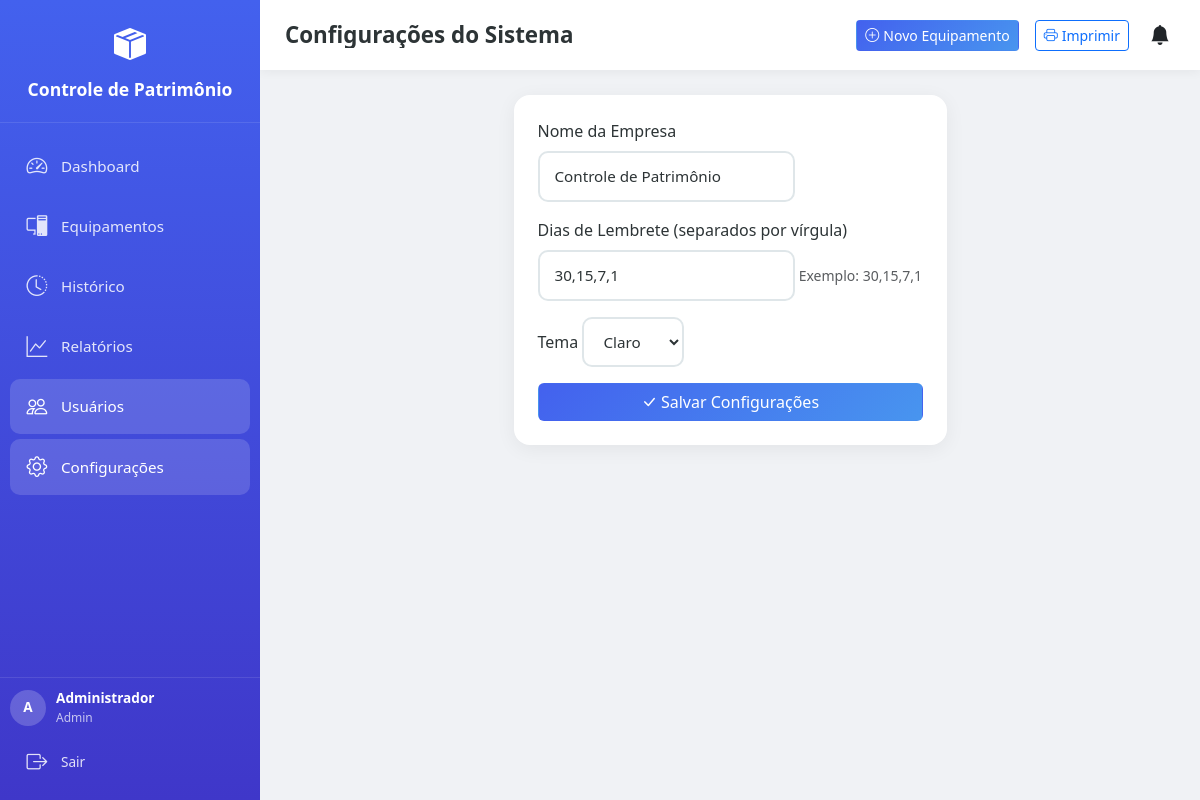
Page /admin/configuracoes (signed in) on the committed database.
### app/models/models.py (models this page shows, shortened)
class Configuracao(db.Model):
    __tablename__ = 'configuracoes'
    id = db.Column(db.Integer, primary_key=True)
    nome_empresa = db.Column(db.String(200), default='Controle de Patrimônio')
    logo = db.Column(db.String(200), nullable=True)
    dias_lembrete_manutencao = db.Column(db.String(50), default='30,15,7,1')
    tema = db.Column(db.String(20), default='claro')
    data_atualizacao = db.Column(db.DateTime, default=datetime.now, onupdate=datetime.now)

class Usuario(UserMixin, db.Model):
    __tablename__ = 'usuarios'
    id = db.Column(db.Integer, primary_key=True)
    nome = db.Column(db.String(100), nullable=False)
    username = db.Column(db.String(50), unique=True, nullable=False)
    email = db.Column(db.String(120), unique=True, nullable=False)
    password_hash = db.Column(db.String(256), nullable=False)
    is_admin = db.Column(db.Boolean, default=False)
    ativo = db.Column(db.Boolean, default=True)
    data_criacao = db.Column(db.DateTime, default=datetime.now)
    equipamentos = db.relationship('Equipamento', backref='usuario_cadastro', lazy=True)

### app/routes/admin.py (the view, shortened to what this page needs)
@bp.route('/configuracoes', methods=['GET', 'POST'])
@login_required
@admin_required
def configuracoes():
    config = Configuracao.query.first()
    return render_template('configuracoes.html', config=config)

### app/__init__.py (called while the page is built)
def create_app():
    app = Flask(__name__)
    app.config.from_object(Config)
    db.init_app(app)
    login_manager.init_app(app)
    login_manager.login_view = 'auth.login'
    login_manager.login_message = 'Por favor, faça login para acessar esta página.'
    login_manager.login_message_category = 'warning'
    with app.app_context():
        from app.routes import auth, main, api, admin
        app.register_blueprint(auth.bp)
        app.register_blueprint(main.bp)
        app.register_blueprint(api.bp, url_prefix='/api')
        app.register_blueprint(admin.bp, url_prefix='/admin')
        db.create_all()
        criar_admin_padrao()
        criar_config_padrao()
    @app.context_processor
    def inject_date():
        from datetime import date
        return dict(date=date)
    return app

### app/routes/admin.py (called while the page is built)
def admin_required(f):
    from functools import wraps
    @wraps(f)
    def decorated_function(*args, **kwargs):
        if not current_user.is_authenticated or not current_user.is_admin:
            flash('Acesso restrito a administradores.', 'danger')
            return redirect(url_for('main.dashboard'))
        return f(*args, **kwargs)
    return decorated_function

### app/routes/auth.py (called while the page is built)
@login_manager.user_loader
def load_user(user_id):
    return Usuario.query.get(int(user_id))

### app/templates/configuracoes.html (shortened to what this page needs)
{% extends "base.html" %}
{% block page_title %}Configurações do Sistema{% endblock %}
{% block content %}
<div class="row justify-content-center">
    <div class="col-12 col-md-8 col-lg-6">
        <div class="card-modern p-3 p-md-4">
            <form method="POST">
                <div class="mb-3">
                    <label class="form-label">Nome da Empresa</label>
                    <input type="text" name="nome_empresa" class="form-control-modern" value="{{ config.nome_empresa }}" required>
                </div>
                <div class="mb-3">
                    <label class="form-label">Dias de Lembrete (separados por vírgula)</label>
                    <input type="text" name="dias_lembrete" class="form-control-modern" value="{{ config.dias_lembrete_manutencao }}" required>
                    <small class="text-muted">Exemplo: 30,15,7,1</small>
                </div>
                <div class="mb-3">
                    <label class="form-label">Tema</label>
                    <select name="tema" class="form-control-modern">
                        <option value="claro" {% if config.tema=='claro' %}selected{% endif %}>Claro</option>
                    </select>
                </div>
                <button type="submit" class="btn btn-primary-modern w-100 w-md-auto"><i class="bi bi-check-lg me-1"></i>Salvar Configurações</button>
            </form>
        </div>
    </div>
</div>
{% endblock %}

### app/templates/base.html (shortened to what this page needs)
<!DOCTYPE html>
<html lang="pt-BR" data-theme="{{ config.tema if config else 'claro' }}">
<head>
    <link href="https://cdn.jsdelivr.net/npm/bootstrap@5.3.2/dist/css/bootstrap.min.css" rel="stylesheet">
    <link rel="stylesheet" href="https://cdn.jsdelivr.net/npm/bootstrap-icons@1.11.1/font/bootstrap-icons.css">
    <link rel="stylesheet" href="/static/css/style.css">
</head>
<body>
    {% if current_user.is_authenticated %}
    <nav class="sidebar" id="sidebar">
        <div class="sidebar-header">
            <div class="logo-icon"><i class="bi bi-box-seam-fill"></i></div>
            <div class="logo-text">{{ config.nome_empresa if config else 'Patrimônio' }}</div>
        </div>
        <div class="sidebar-nav">
            <div class="nav-item">
                <a href="{{ url_for('main.dashboard') }}" class="nav-link {% if request.endpoint == 'main.dashboard' %}active{% endif %}">
                    <i class="bi bi-speedometer2"></i>
                    <span class="nav-text">Dashboard</span>
                </a>
            </div>
            <div class="nav-item">
                <a href="{{ url_for('main.equipamentos') }}" class="nav-link {% if request.endpoint.startswith('main.equipamento') %}active{% endif %}">
                    <i class="bi bi-pc-display"></i>
                    <span class="nav-text">Equipamentos</span>
                </a>
            </div>
            {% if current_user.is_admin %}
            <div class="nav-item">
                <a href="{{ url_for('main.historico') }}" class="nav-link {% if request.endpoint == 'main.historico' %}active{% endif %}">
                    <i class="bi bi-clock-history"></i>
                    <span class="nav-text">Histórico</span>
                </a>
            </div>
            {% endif %}
            <div class="nav-item">
                <a href="{{ url_for('main.relatorios') }}" class="nav-link {% if request.endpoint == 'main.relatorios' %}active{% endif %}">
                    <i class="bi bi-graph-up"></i>
                    <span class="nav-text">Relatórios</span>
                </a>
            </div>
            {% if current_user.is_admin %}
            <div class="nav-item">
                <a href="{{ url_for('admin.usuarios') }}" class="nav-link {% if request.endpoint.startswith('admin.') %}active{% endif %}">
                    <i class="bi bi-people"></i>
                    <span class="nav-text">Usuários</span>
                </a>
            </div>
            <div class="nav-item">
                <a href="{{ url_for('admin.configuracoes') }}" class="nav-link {% if request.endpoint == 'admin.configuracoes' %}active{% endif %}">
                    <i class="bi bi-gear"></i>
                    <span class="nav-text">Configurações</span>
                </a>
            </div>
            {% endif %}
        </div>
        <div class="sidebar-footer">
            <div class="user-info">
                <div class="user-avatar">{{ current_user.nome[0] }}</div>
                <div>
                    <div style="font-weight:600;">{{ current_user.nome }}</div>
                    <div style="opacity:0.7; font-size:0.75rem;">{{ 'Admin' if current_user.is_admin else 'Usuário' }}</div>
                </div>
            </div>
            <a href="{{ url_for('auth.logout') }}" class="nav-link mt-2" style="font-size:0.85rem;">
                <i class="bi bi-box-arrow-right"></i>
                <span class="nav-text">Sair</span>
            </a>
        </div>
    </nav>
    {% endif %}
    <div class="main-content">
        {% if current_user.is_authenticated %}
        <div class="topbar no-print">
            <h1 class="page-title">{% block page_title %}Dashboard{% endblock %}</h1>
            <div class="d-flex align-items-center gap-2 gap-md-3">
                <a href="{{ url_for('main.equipamento_novo') }}" class="btn btn-sm btn-primary-modern no-print d-none d-md-inline-flex">
                    <i class="bi bi-plus-circle me-1"></i> Novo Equipamento
                </a>
                <a href="{{ url_for('main.impressao') }}" target="_blank" class="btn btn-sm btn-outline-primary no-print d-none d-md-inline-flex">
                    <i class="bi bi-printer me-1"></i> Imprimir
                </a>
                <div class="dropdown no-print">
                    <button class="btn btn-link text-dark position-relative p-1" data-bs-toggle="dropdown">
                        <i class="bi bi-bell-fill fs-5"></i>
                    </button>
                </div>
            </div>
        </div>
        {% endif %}
        <div class="content-area">
            {% block content %}{% endblock %}
        </div>
    </div>
</body>
</html>

### app/static/css/style.css (style rules this page uses)
.card-modern { animation: slideUp 0.4s ease forwards; }

### app/templates/base.html (style rules this page uses)
:root { --primary: #4361ee; --primary-light: #4895ef; --secondary: #3f37c9; --success: #4cc9f0; --danger: #f72585; --warning: #f9c74f; --info: #90e0ef; --light: #f8f9fa; --dark: #212529; --bg-body: #f0f2f5; --bg-card: #ffffff; --text-main: #2d3436; --text-muted: #636e72; --border-color: #dfe6e9; --sidebar-width: 260px; --sidebar-collapsed: 70px; }
* { box-sizing: border-box; }
body { font-family: 'Segoe UI', system-ui, -apple-system, sans-serif; background: var(--bg-body); color: var(--text-main); min-height: 100vh; overflow-x: hidden; -webkit-text-size-adjust: 100%; }
.sidebar { position: fixed; top: 0; left: 0; width: var(--sidebar-width); height: 100vh; background: linear-gradient(180deg, var(--primary) 0%, var(--secondary) 100%); color: white; z-index: 1000; transition: all 0.3s ease; display: flex; flex-direction: column; overflow-y: auto; -webkit-overflow-scrolling: touch; }
.sidebar-header { padding: 20px; text-align: center; border-bottom: 1px solid rgba(255,255,255,0.1); }
.logo-icon { font-size: 2rem; color: white; }
.logo-text { font-size: 1.1rem; font-weight: 700; margin-top: 8px; }
.sidebar-nav { flex: 1; padding: 15px 10px; }
.nav-item { margin-bottom: 5px; }
.nav-link { display: flex; align-items: center; padding: 12px 15px; color: rgba(255,255,255,0.85); text-decoration: none; border-radius: 10px; transition: all 0.2s; font-size: 0.95rem; }
.nav-link:hover, .nav-link.active { background: rgba(255,255,255,0.15); color: white; }
.nav-link i { font-size: 1.3rem; margin-right: 12px; min-width: 24px; text-align: center; }
.sidebar-footer { padding: 10px; border-top: 1px solid rgba(255,255,255,0.1); }
.user-info { display: flex; align-items: center; gap: 10px; font-size: 0.85rem; }
.user-avatar { width: 36px; height: 36px; border-radius: 50%; background: rgba(255,255,255,0.2); display: flex; align-items: center; justify-content: center; font-weight: bold; flex-shrink: 0; }
.main-content { margin-left: var(--sidebar-width); min-height: 100vh; transition: margin-left 0.3s ease; padding-bottom: 80px; }
.topbar { background: var(--bg-card); padding: 15px 25px; display: flex; align-items: center; justify-content: space-between; box-shadow: 0 2px 10px rgba(0,0,0,0.05); position: sticky; top: 0; z-index: 100; gap: 10px; }
.page-title { font-size: 1.4rem; font-weight: 700; color: var(--text-main); margin: 0; white-space: nowrap; overflow: hidden; text-overflow: ellipsis; }
.content-area { padding: 25px; }
.card-modern { background: var(--bg-card); border: none; border-radius: 16px; box-shadow: 0 4px 20px rgba(0,0,0,0.06); transition: transform 0.2s, box-shadow 0.2s; }
.btn-primary-modern { background: linear-gradient(135deg, var(--primary), var(--primary-light)); color: white; }
.form-control-modern { border-radius: 10px; border: 2px solid var(--border-color); padding: 12px 15px; font-size: 0.95rem; transition: all 0.2s; background: var(--bg-card); color: var(--text-main); }

### rows in the picture
Configuracao: nome_empresa "Controle de Patrimônio", dias_lembrete "30,15,7,1", tema "Claro"
Usuario: nome "A", nome "Administrador", is_admin "Admin"
